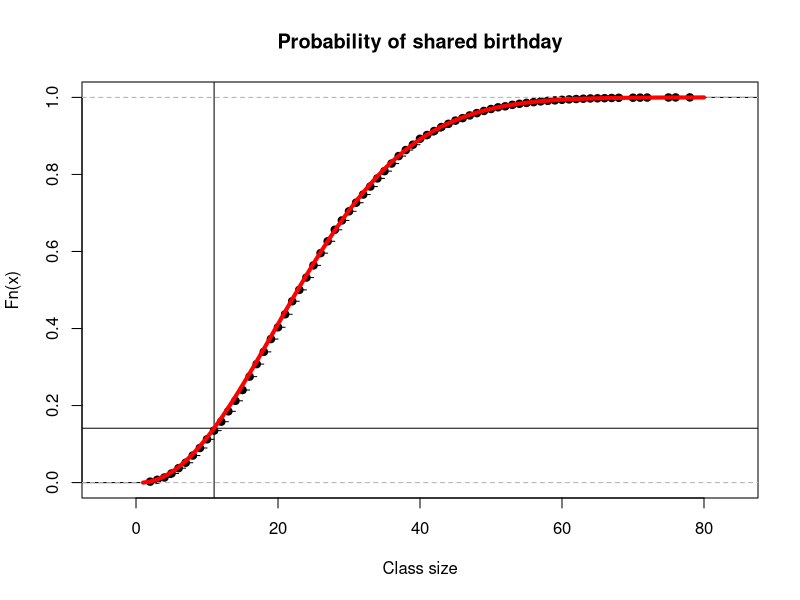

Reproduce this figure in R.
## ---- chunk 1
one <- .08 + .18 + .11 + .19 
one
## ---- chunk 2
two <- .11 /( .11 + .19) 
two
## ---- chunk 3
three <- .03 +.11 +.18 + .11 + .19 +.17 
three
## ---- chunk 4
pa <- 0.03+0.08+0.11+0.13 #margin
(0.03+0.08)/pa
## ---- chunk 5
Probability <- 1 - (365/365 * 364/365 * 363/365 * 362/365 * 361/365 * 360/365 * 359/365 * 358/365 * 357/365 * 356/365 * 355/365)
Probability
## ---- chunk 6
generate_class <- function(class_size){
  sample(1:365, class_size, replace=TRUE)
}

birthday_roster <- generate_class(11)

check_birthday <- function(birthday_roster){
  birthday_roster |> duplicated() |> any()
  #use sum() or any() command to count up
}

set.seed(230583)
R <- 10000
replicates <- replicate(R, generate_class(11) |> check_birthday())
replicates
mean(replicates)
## ---- chunk 7
k <- 11
1 - exp(lfactorial(365) - lfactorial(365 - k) - k*log(365))
## ---- chunk 8
R <- 10000

first_duplicate <- function(){
    sample(1:365, 366, replace=TRUE) |>
    duplicated() |>
    which() |>
    min()
}

fd1 <- replicate(R, first_duplicate())
plot(ecdf(fd1), main = "Probability of shared birthday", xlab = "Class size")

k <- 11
a <- 1 - exp(lfactorial(365) - lfactorial(365 - k) - k*log(365))
abline(h=a, v=11)

bp <- function(k) 1 - exp(lfactorial(365) - lfactorial(365 - k) - k*log(365))
cs1 <- 1:80
bp1 <- bp(cs1)
lines(cs1, bp1, col = "red", lwd = 4)

ecdf(fd1)(cs1) - bp1

